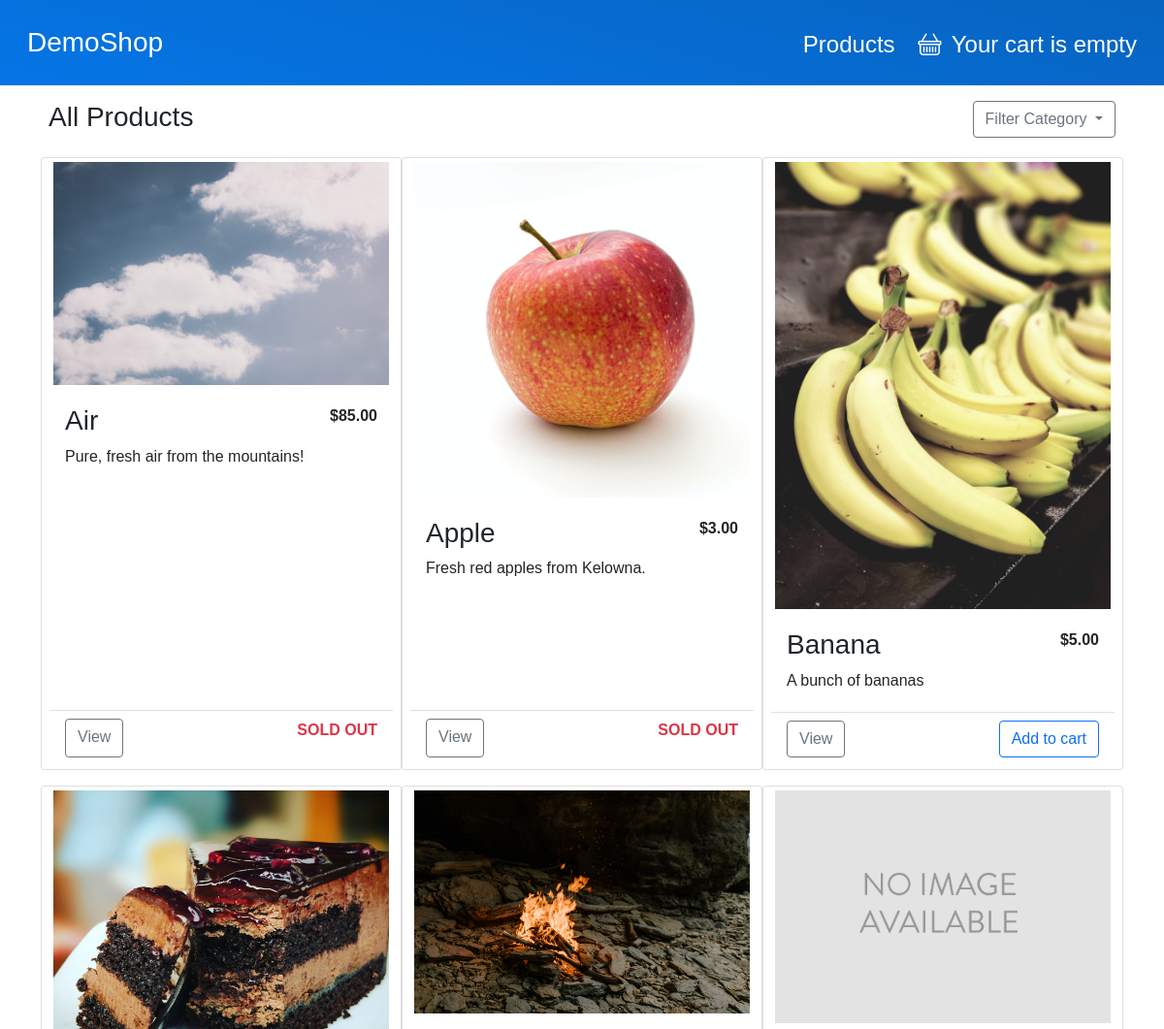
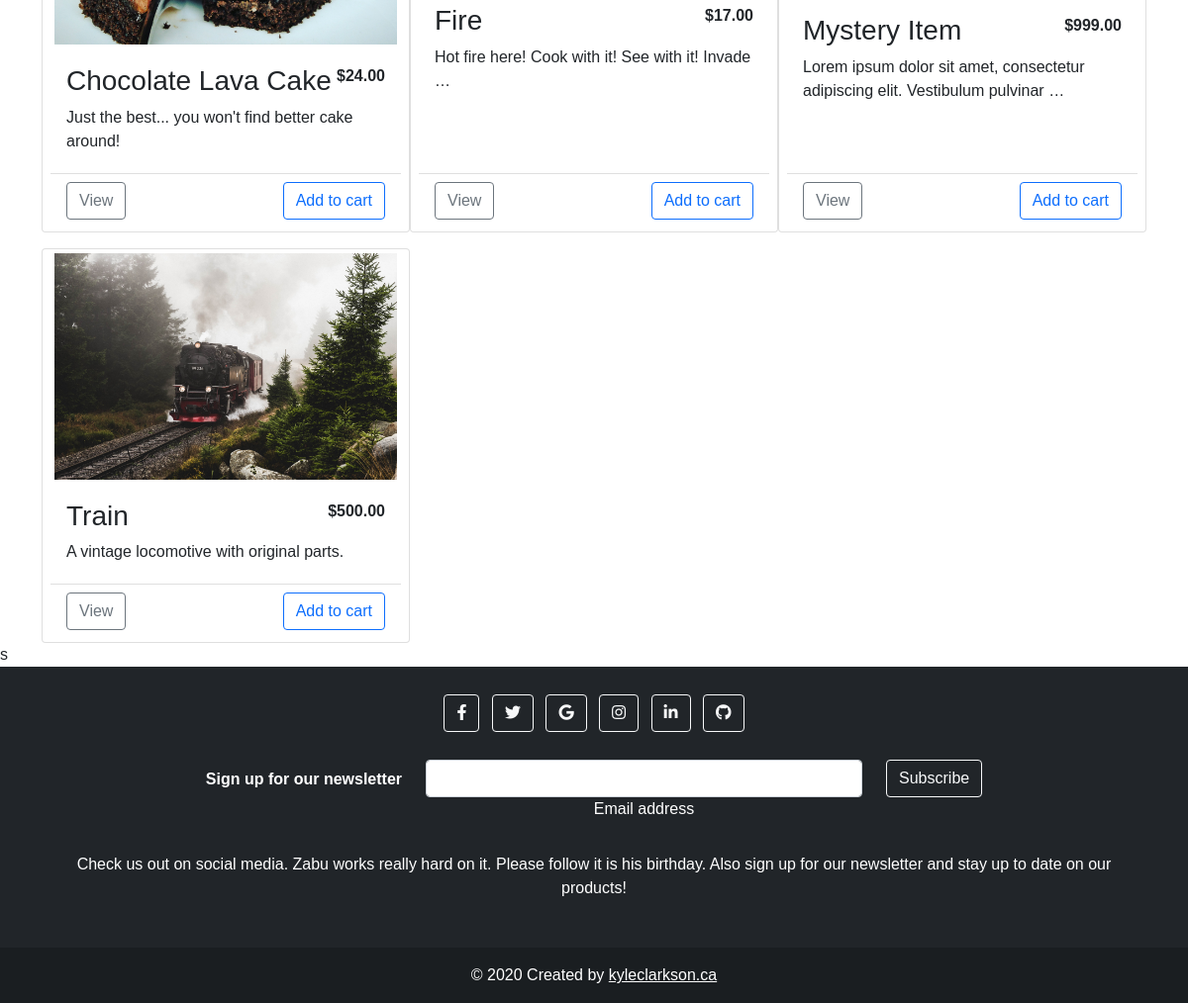
Screenshot of /products/ with the database file from the repository (2 pictures, top to bottom).
### shop/models.py (models this page shows, shortened)
class Product(models.Model):
    category = models.ForeignKey(Category,
                                 related_name='products',
                                 on_delete=models.CASCADE)
    name = models.CharField(max_length=200, db_index=True)
    slug = models.SlugField(max_length=200, db_index=True)
    image = models.ImageField(upload_to='products/%Y/%m/%d',
                              default='products/no_image.png')
    description = models.TextField(blank=True)
    price = models.DecimalField(max_digits=10, decimal_places=2)
    available = models.BooleanField(default=True)
    featured = models.BooleanField(default=False)
    created = models.DateTimeField(auto_now_add=True)
    updated = models.DateTimeField(auto_now=True)
    class Meta:
        ordering = ('name',)
        index_together = (('id', 'slug'),)
    def get_absolute_url(self):
        return reverse('shop:product_detail', args=[self.id, self.slug])

### shop/views.py (the view)
# urls.py: path('products/', views.product_list, name='product_list'),
def product_list(request, category_slug=None):
    category = None
    categories = Category.objects.all()
    products = Product.objects.all()
    if category_slug:
        category = get_object_or_404(Category, slug=category_slug)
        products = products.filter(category=category)
    context = {
        'category': category,
        'categories': categories,
        'products': products,
    }
    return render(request, 'shop/product/list.html', context)

### cart/cart.py (called while the page is built)
    def __len__(self):
        return sum(item['quantity'] for item in self.cart.values())

### cart/context_processors.py (called while the page is built)
def cart(request):
    return {
        'cart': Cart(request),
    }

### shop/models.py (called while the page is built)
    def __str__(self):
        return self.name

### shop/templates/shop/product/list.html (shortened to what this page needs)
{% extends 'base.html' %}
{% load  static %}
{% block content %}
    <div class="container">
        <div class="d-flex justify-content-between align-self-start my-3 px-2">
            <h3>
                {% if category %}
                    {{ category }}
                {% else %}
                    All Products
                {% endif %}
            </h3>
            <div class="dropdown">
                <button class="btn btn-outline-secondary dropdown-toggle"
                        type="button"
                        id="dropdownMenuButton1"
                        data-bs-toggle="dropdown"
                        aria-expanded="false">
                    Filter Category
                </button>
            </div>
        </div>
        <div class="row">
            <div class="container min-vh-100" id="featured">
                <div class="row row-cols-1 row-cols-sm-1 row-cols-md-2 row-cols-lg-3 g-3 px-2">
                    {% for product in products %}
                        {% include 'shop/product/product_card.html' %}
                    {% endfor %}
                </div>
            </div>
        </div>
    </div>s
{% endblock %}

### shop/templates/shop/product/product_card.html (shortened to what this page needs)
{% load thumbnail %}
<div class="card shadow-md">
    <div class="text-center">
        <a href="{{ product.get_absolute_url }}">
            {% thumbnail product.image "360x240" crop='center' as im %}
                <img class="img-fluid p-1 rounded" src="{{ im.url }}" width="{{ im.width }}" height="{{ im.height }}">
            {% endthumbnail %}
        </a>
    </div>
    <div class="card-body">
        <div class="d-flex justify-content-between">
            <h3>{{ product.name }}</h3>
            <p><strong>${{ product.price }}</strong></p>
        </div>
        <div class="d-flex">
            <p class="card-text">
                {{ product.description|truncatewords:10 }}
            </p>
        </div>
    </div>
    <div class="card-footer my-1 bg-transparent">
        <div class="d-flex justify-content-between">
            <a href="{{ product.get_absolute_url }}"
               class="btn btn-md btn-outline-secondary">View</a>
            {% if product.available %}
                <form action="{% url "cart:cart_add" product.id %}" method="POST">
                    <input class="btn btn-md btn-outline-primary" type="submit"
                           value="Add to cart">
                </form>
            {% else %}
                <p class="text-danger"><strong>SOLD OUT</strong></p>
            {% endif %}
        </div>
    </div>
</div>

### static_project/css/styles.css (style rules this page uses)
* { font-family: 'Chivo', sans-serif; }

### rows the page displays
Product: shows a picture, name "Air", price "85.00", description "Pure, fresh air from the mountains!", available "SOLD OUT"
Product: shows a picture, name "Apple", price "3.00", description "Fresh red apples from Kelowna.", available "SOLD OUT"
Product: shows a picture, name "Banana", price "5.00", description "A bunch of bananas"
Product: shows a picture, name "Chocolate Lava Cake", price "24.00", description "Just the best... you won't find better cake around!"
Product: shows a picture, name "Fire", price "17.00", description "Hot fire here! Cook with it! See with it! Invade …"
Product: shows a picture, name "Mystery Item", price "999.00", description "Lorem ipsum dolor sit amet, consectetur adipiscing elit. Vestibulum pulvinar …"
Product: shows a picture, name "Train", price "500.00", description "A vintage locomotive with original parts."
